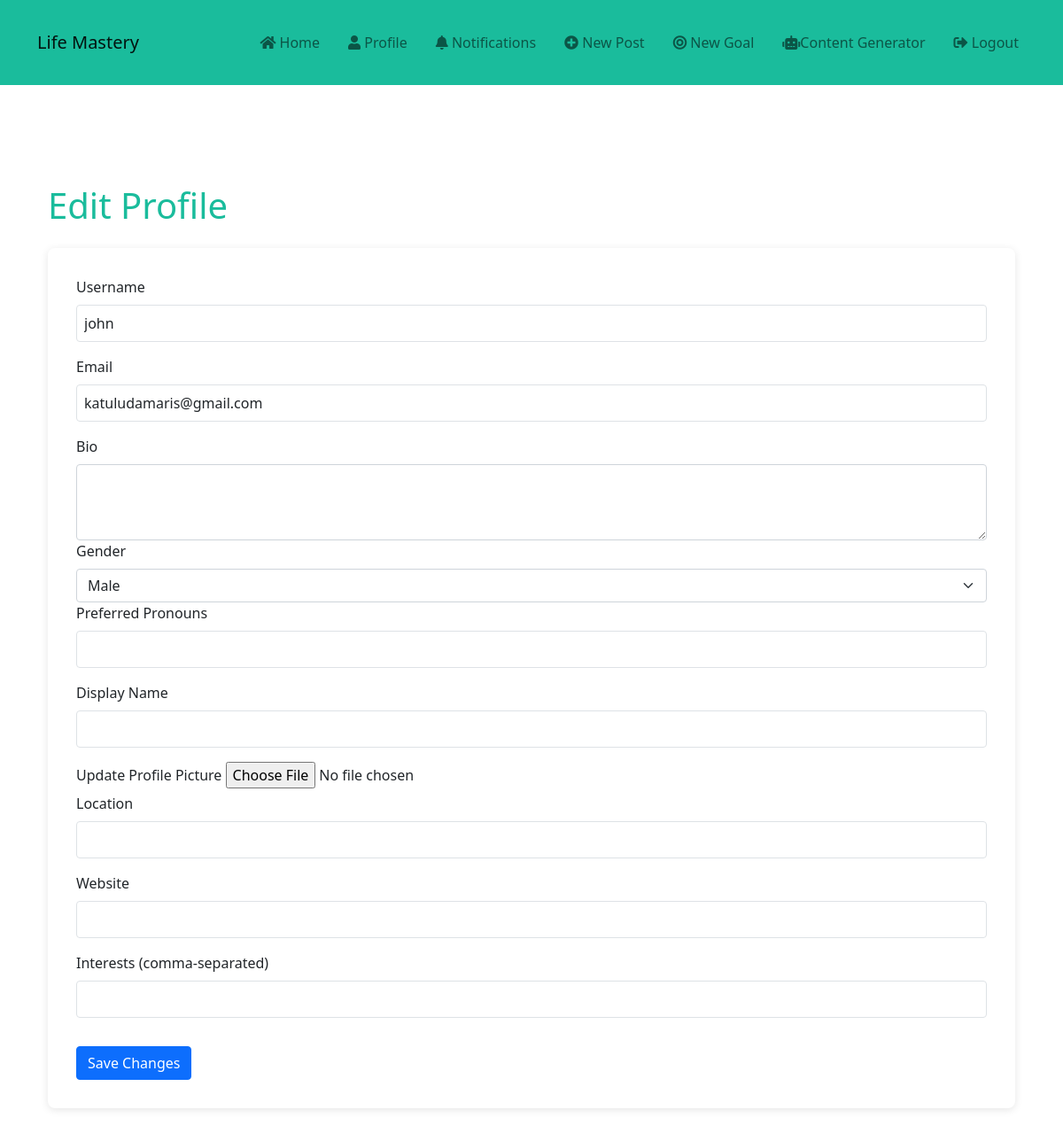
Screenshot of /edit_profile (signed in) with the database file from the repository.
### app.py (models this page shows, shortened)
class User(UserMixin, db.Model):
    id = db.Column(db.Integer, primary_key=True)
    username = db.Column(db.String(20), unique=True, nullable=False)
    email = db.Column(db.String(120), unique=True, nullable=False)
    password = db.Column(db.String(60), nullable=False)
    bio = db.Column(db.Text, nullable=True)
    profile_picture = db.Column(db.String(20), nullable=True, default='default.jpg')
    gender = db.Column(db.String(10), nullable=True)
    date_joined = db.Column(db.DateTime, nullable=False, default=datetime.utcnow)
    unique_name = db.Column(db.String(20), unique=True, nullable=True)
    pronouns = db.Column(db.String(30))
    display_name = db.Column(db.String(50))
    location = db.Column(db.String(100))
    website = db.Column(db.String(200))
    interests = db.Column(db.String(200))
    posts = db.relationship('Post', backref='author', lazy=True)
    goals = db.relationship('Goal', backref='user', lazy=True)
    likes = db.relationship('Like', backref='user', lazy=True)
    comments = db.relationship('Comment', backref='author', lazy=True)
    following = db.relationship('Follow',
                                foreign_keys=[Follow.follower_id],
                                backref=db.backref('follower', lazy='joined'),
                                lazy='dynamic',
                                cascade='all, delete-orphan')
    followers = db.relationship('Follow',
                                foreign_keys=[Follow.followed_id],
                                backref=db.backref('followed', lazy='joined'),
                                lazy='dynamic',
                                cascade='all, delete-orphan')
    notifications = db.relationship('Notification', backref='user', lazy='dynamic')
    daily_usage = db.Column(db.Float, default=0)

### app.py (the view)
@app.route('/edit_profile', methods=['GET', 'POST'])
@login_required
def edit_profile():
        form = EditProfileForm()
        if form.validate_on_submit():
            if form.profile_picture.data:
                picture_file = save_picture(form.profile_picture.data)
                current_user.profile_picture = picture_file
            current_user.username = form.username.data
            current_user.email = form.email.data
            current_user.bio = form.bio.data
            current_user.gender = form.gender.data
            current_user.pronouns = form.pronouns.data
            current_user.display_name = form.display_name.data
            current_user.location = form.location.data
            current_user.website = form.website.data
            current_user.interests = form.interests.data
            db.session.commit()
            flash('Your profile has been updated!', 'success')
            return redirect(url_for('profile', username=current_user.username))
        elif request.method == 'GET':
            form.username.data = current_user.username
            form.email.data = current_user.email
            form.bio.data = current_user.bio
            form.gender.data = current_user.gender
            form.pronouns.data = current_user.pronouns
            form.display_name.data = current_user.display_name
            form.location.data = current_user.location
            form.website.data = current_user.website
            form.interests.data = current_user.interests
        return render_template('edit_profile.html', title='Edit Profile', form=form)

### app.py
class EditProfileForm(FlaskForm):
    username = StringField('Username', validators=[DataRequired(), Length(min=2, max=20)])
    email = StringField('Email', validators=[DataRequired(), Email()])
    bio = TextAreaField('Bio', validators=[Length(max=500)])
    gender = SelectField('Gender', choices=[('male', 'Male'), ('female', 'Female'), ('non-binary', 'Non-binary'), ('other', 'Other'), ('prefer_not_to_say', 'Prefer not to say')])
    pronouns = StringField('Preferred Pronouns')
    display_name = StringField('Display Name', validators=[Length(max=50)])
    profile_picture = FileField('Update Profile Picture', validators=[FileAllowed(['jpg', 'png'])])
    location = StringField('Location', validators=[Length(max=100)])
    website = StringField('Website', validators=[Length(max=200)])
    interests = StringField('Interests (comma-separated)', validators=[Length(max=200)])

### app.py (called while the page is built)
@login_manager.user_loader
def load_user(user_id):
    return User.query.get(int(user_id))

def get_trending_hashtags():
    recent_posts = Post.query.order_by(Post.date_posted.desc()).limit(100).all()
    hashtags = {}
    for post in recent_posts:
        for tag in post.hashtags.split():
            hashtags[tag] = hashtags.get(tag, 0) + 1
    return sorted(hashtags.items(), key=lambda x: x[1], reverse=True)[:5]

@app.context_processor
def inject_trending_hashtags():
    return dict(trending_hashtags=get_trending_hashtags())

### templates/edit_profile.html (shortened to what this page needs)
{% extends "base.html" %}
{% block content %}
<div class="container">
    <h1 class="mt-5 mb-4">Edit Profile</h1>
    <form method="POST" action="{{ url_for('edit_profile') }}" enctype="multipart/form-data">
        <div class="form-group">
            {{ form.username.label(class="form-label") }}
            {{ form.username(class="form-control") }}
        </div>
        <div class="form-group">
            {{ form.email.label(class="form-label") }}
            {{ form.email(class="form-control") }}
        </div>
        <div class="form-group">
            {{ form.bio.label(class="form-label") }}
            {{ form.bio(class="form-control", rows=3) }}
        </div>
        <div class="form-group">
            {{ form.gender.label(class="form-label") }}
            {{ form.gender(class="form-select") }}
        </div>
        <div class="form-group">
            {{ form.pronouns.label(class="form-label") }}
            {{ form.pronouns(class="form-control") }}
        </div>
        <div class="form-group">
            {{ form.display_name.label(class="form-label") }}
            {{ form.display_name(class="form-control") }}
        </div>
        <div class="form-group">
            {{ form.profile_picture.label(class="form-label") }}
            {{ form.profile_picture(class="form-control-file") }}
        </div>
        <div class="form-group">
            {{ form.location.label(class="form-label") }}
            {{ form.location(class="form-control") }}
        </div>
        <div class="form-group">
            {{ form.website.label(class="form-label") }}
            {{ form.website(class="form-control") }}
        </div>
        <div class="form-group">
            {{ form.interests.label(class="form-label") }}
            {{ form.interests(class="form-control") }}
        </div>
        <button type="submit" class="btn btn-primary mt-3">Save Changes</button>
    </form>
</div>
{% endblock %}

### static/style.css (style rules this page uses)
:root { --primary-color: #1abc9c; --secondary-color: #3498db; --background-color: #f8f9fa; --text-color: #333; --light-text: #6c757d; --border-color: #dee2e6; --success-color: #28a745; --danger-color: #dc3545; --warning-color: #ffc107; }
* { box-sizing: border-box; margin: 0; padding: 0; }
body { font-family: 'Roboto', sans-serif; line-height: 1.6; background-color: var(--background-color); color: var(--text-color); transition: background-color 0.3s ease, color 0.3s ease; }
.container { width: 90%; max-width: 1200px; margin: auto; padding: 20px; }
.btn { display: inline-flex; align-items: center; justify-content: center; padding: 0.5rem 1rem; background-color: var(--primary-color); color: #fff; text-decoration: none; border: none; border-radius: 4px; cursor: pointer; transition: background-color 0.3s ease, transform 0.1s ease; font-size: 1rem; }
h1, h2, h3 { margin-bottom: 1rem; color: var(--primary-color); }
form { background-color: #fff; padding: 2rem; border-radius: 8px; box-shadow: 0 2px 10px rgba(0, 0, 0, 0.1); }
input[type="text"], input[type="email"], input[type="password"], textarea, select { width: 100%; padding: 0.5rem; margin-bottom: 1rem; border: 1px solid var(--border-color); border-radius: 4px; font-size: 1rem; }

### rows the page displays
User: username "john", email "katuludamaris@gmail.com", gender "Male"
